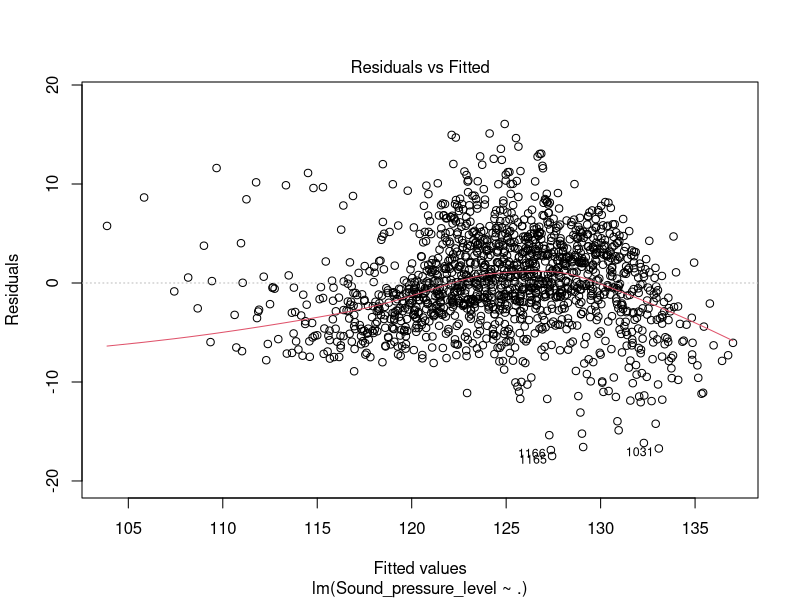
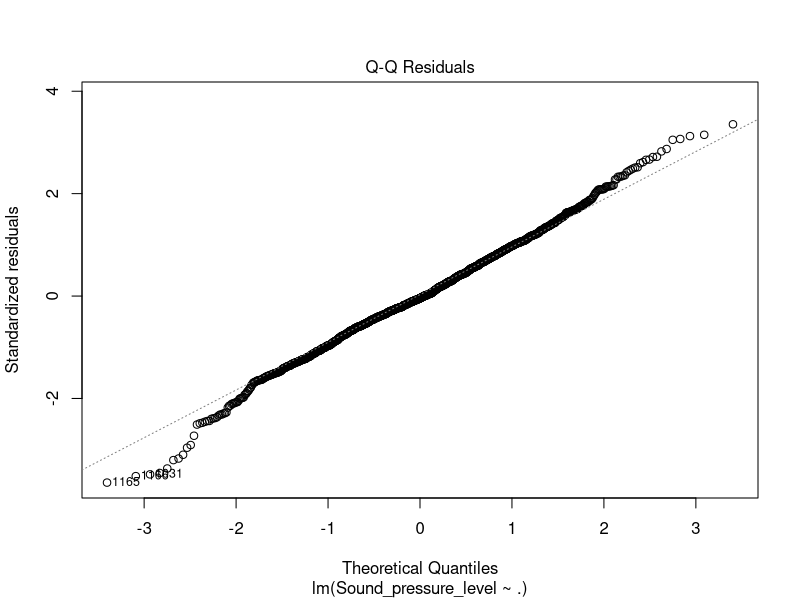
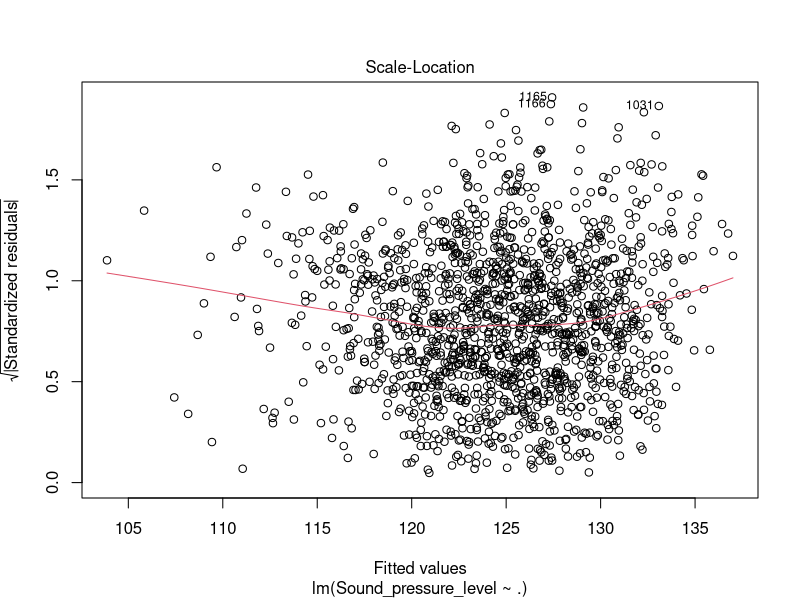
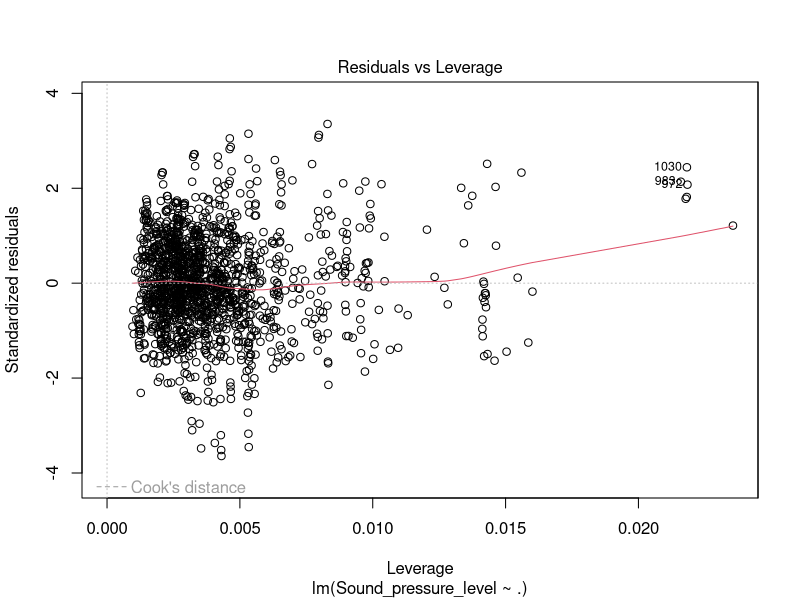

Write the R code that produced these figures, in order.
path <- "C:/karidiprashanth/Downloads/Analytics"
setwd(path)
data = read.csv("airfoil_self_noise.csv")
summary(data)
str(data)
colSums(is.na(data))
cor(data)
model <- lm(Sound_pressure_level ~ .,data = data)
summary(model)
par(mfrow=c(1,1))
plot(model)

